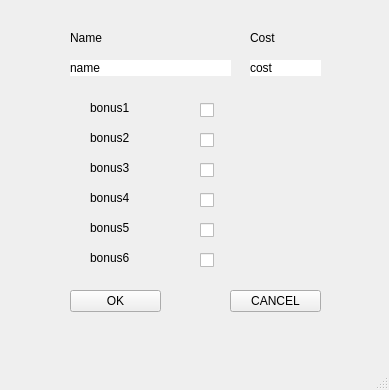
<?xml version="1.0" encoding="UTF-8"?>
<ui version="4.0">
 <class>BonusWindow</class>
 <widget class="QMainWindow" name="BonusWindow">
  <property name="geometry">
   <rect>
    <x>0</x>
    <y>0</y>
    <width>389</width>
    <height>390</height>
   </rect>
  </property>
  <property name="windowTitle">
   <string>MainWindow</string>
  </property>
  <widget class="QWidget" name="centralwidget">
   <widget class="QLabel" name="name">
    <property name="geometry">
     <rect>
      <x>70</x>
      <y>60</y>
      <width>161</width>
      <height>16</height>
     </rect>
    </property>
    <property name="styleSheet">
     <string notr="true">background-color: rgb(255, 255, 255);</string>
    </property>
    <property name="text">
     <string>name</string>
    </property>
   </widget>
   <widget class="QLabel" name="cost">
    <property name="geometry">
     <rect>
      <x>250</x>
      <y>60</y>
      <width>71</width>
      <height>16</height>
     </rect>
    </property>
    <property name="styleSheet">
     <string notr="true">background-color: rgb(255, 255, 255);</string>
    </property>
    <property name="text">
     <string>cost</string>
    </property>
   </widget>
   <widget class="QCheckBox" name="checkBox_1">
    <property name="geometry">
     <rect>
      <x>200</x>
      <y>100</y>
      <width>81</width>
      <height>20</height>
     </rect>
    </property>
    <property name="text">
     <string/>
    </property>
   </widget>
   <widget class="QCheckBox" name="checkBox_2">
    <property name="geometry">
     <rect>
      <x>200</x>
      <y>130</y>
      <width>81</width>
      <height>20</height>
     </rect>
    </property>
    <property name="text">
     <string/>
    </property>
   </widget>
   <widget class="QCheckBox" name="checkBox_3">
    <property name="geometry">
     <rect>
      <x>200</x>
      <y>160</y>
      <width>81</width>
      <height>20</height>
     </rect>
    </property>
    <property name="text">
     <string/>
    </property>
   </widget>
   <widget class="QLabel" name="bonus1">
    <property name="geometry">
     <rect>
      <x>90</x>
      <y>100</y>
      <width>101</width>
      <height>16</height>
     </rect>
    </property>
    <property name="text">
     <string>bonus1</string>
    </property>
   </widget>
   <widget class="QLabel" name="bonus2">
    <property name="geometry">
     <rect>
      <x>90</x>
      <y>130</y>
      <width>101</width>
      <height>16</height>
     </rect>
    </property>
    <property name="text">
     <string>bonus2</string>
    </property>
   </widget>
   <widget class="QLabel" name="bonus3">
    <property name="geometry">
     <rect>
      <x>90</x>
      <y>160</y>
      <width>101</width>
      <height>16</height>
     </rect>
    </property>
    <property name="text">
     <string>bonus3</string>
    </property>
   </widget>
   <widget class="QToolButton" name="ok_button">
    <property name="geometry">
     <rect>
      <x>70</x>
      <y>290</y>
      <width>91</width>
      <height>22</height>
     </rect>
    </property>
    <property name="text">
     <string>OK</string>
    </property>
   </widget>
   <widget class="QToolButton" name="cancel_button">
    <property name="geometry">
     <rect>
      <x>230</x>
      <y>290</y>
      <width>91</width>
      <height>22</height>
     </rect>
    </property>
    <property name="text">
     <string>CANCEL</string>
    </property>
   </widget>
   <widget class="QLabel" name="label">
    <property name="geometry">
     <rect>
      <x>70</x>
      <y>30</y>
      <width>55</width>
      <height>16</height>
     </rect>
    </property>
    <property name="text">
     <string>Name</string>
    </property>
   </widget>
   <widget class="QLabel" name="label_2">
    <property name="geometry">
     <rect>
      <x>250</x>
      <y>30</y>
      <width>55</width>
      <height>16</height>
     </rect>
    </property>
    <property name="text">
     <string>Cost</string>
    </property>
   </widget>
   <widget class="QLabel" name="bonus4">
    <property name="geometry">
     <rect>
      <x>90</x>
      <y>190</y>
      <width>101</width>
      <height>16</height>
     </rect>
    </property>
    <property name="text">
     <string>bonus4</string>
    </property>
   </widget>
   <widget class="QCheckBox" name="checkBox_4">
    <property name="geometry">
     <rect>
      <x>200</x>
      <y>190</y>
      <width>81</width>
      <height>20</height>
     </rect>
    </property>
    <property name="text">
     <string/>
    </property>
   </widget>
   <widget class="QLabel" name="bonus5">
    <property name="geometry">
     <rect>
      <x>90</x>
      <y>220</y>
      <width>101</width>
      <height>16</height>
     </rect>
    </property>
    <property name="text">
     <string>bonus5</string>
    </property>
   </widget>
   <widget class="QCheckBox" name="checkBox_5">
    <property name="geometry">
     <rect>
      <x>200</x>
      <y>220</y>
      <width>81</width>
      <height>20</height>
     </rect>
    </property>
    <property name="text">
     <string/>
    </property>
   </widget>
   <widget class="QCheckBox" name="checkBox_6">
    <property name="geometry">
     <rect>
      <x>200</x>
      <y>250</y>
      <width>81</width>
      <height>20</height>
     </rect>
    </property>
    <property name="text">
     <string/>
    </property>
   </widget>
   <widget class="QLabel" name="bonus6">
    <property name="geometry">
     <rect>
      <x>90</x>
      <y>250</y>
      <width>101</width>
      <height>16</height>
     </rect>
    </property>
    <property name="text">
     <string>bonus6</string>
    </property>
   </widget>
  </widget>
  <widget class="QMenuBar" name="menubar">
   <property name="geometry">
    <rect>
     <x>0</x>
     <y>0</y>
     <width>389</width>
     <height>26</height>
    </rect>
   </property>
  </widget>
  <widget class="QStatusBar" name="statusbar"/>
 </widget>
 <resources/>
 <connections/>
</ui>
